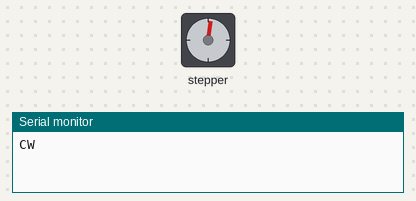
Bench run of a sketch on a simulated Arduino Uno, built with avr-gcc and run on an emulated ATmega328P. Parts: stepper motor, the last lines printed to the serial monitor. Stepper angles assume 200 steps per turn.

Above: at 0.05 s.
At 0.75 s:
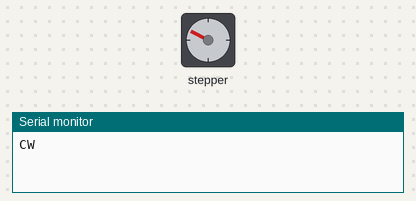
At 1.3 s:
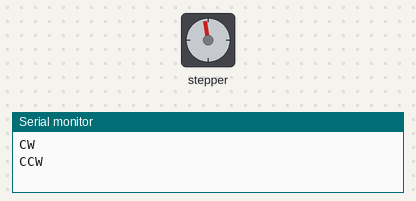
At 1.9 s:
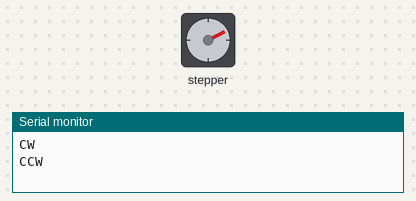
Timing chart, 0 to 5.8 s (numbered marks = the images above):
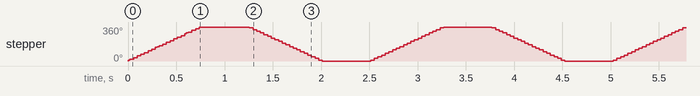

Measured:
- by itself, stepper: turns 360° clockwise in 0.74 s, then 360° counter-clockwise in 0.76 s, repeating every 2.5 s

The sketch:

l293B.ino
```cpp
#include <Stepper.h>

const int steps_per_rev = 200;
#define IN1 2
#define IN2 3
#define IN3 8
#define IN4 9

Stepper motor(steps_per_rev, IN1, IN2, IN3, IN4);


void setup()
{
  motor.setSpeed(80);
  Serial.begin(115200);
}

void loop()
{
  Serial.println("CW");
  motor.step(steps_per_rev);
  delay(500);

  Serial.println("CCW");
  motor.step(-steps_per_rev);
  delay(500);
}
```
